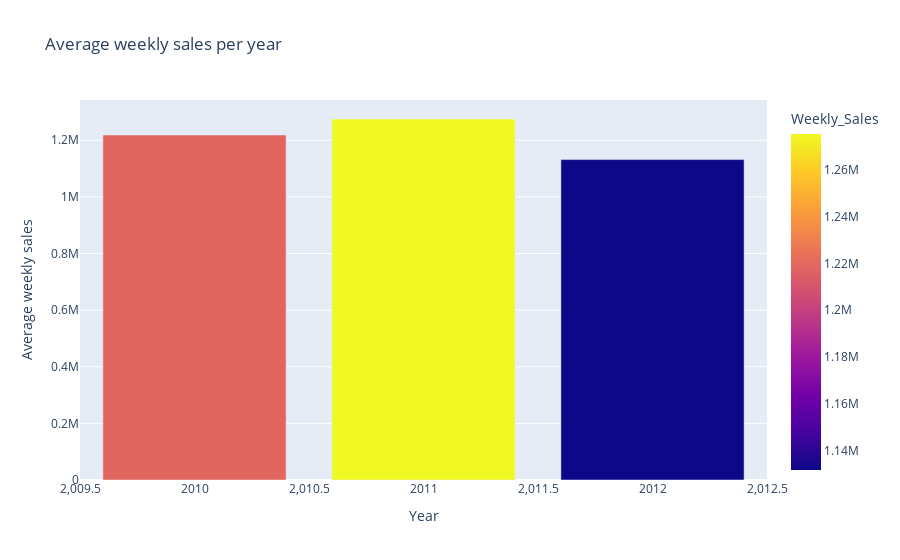

Source (notebook cell):
### Markdown cell above
December is, no surprise, the month where average sales are over 2 million.

### Code cell
# Create a bar graph of the average weekly sale per year
weekly_sales_mean = df1.groupby(['year']).agg({'Weekly_Sales':'mean'})
fig = px.bar(weekly_sales_mean, x=weekly_sales_mean.index, y='Weekly_Sales', title="Average weekly sales per year", color='Weekly_Sales')
fig.update_xaxes(title="Year")
fig.update_yaxes(title="Average weekly sales")
fig.show()

### Figure 1 — Plotly figure (JSON) as saved in the notebook; plotly's stock layout.template omitted (floating-point values rounded to 4 significant figures)
{"data": [{"alignmentgroup": "True", "hovertemplate": "year=%{x}<br>Weekly_Sales=%{marker.color}<extra></extra>", "legendgroup": "", "marker": {"color": [1219000.0, 1275000.0, 1132000.0], "coloraxis": "coloraxis", "pattern": {"shape": ""}}, "name": "", "offsetgroup": "", "orientation": "v", "showlegend": false, "textposition": "auto", "type": "bar", "x": [2010, 2011, 2012], "xaxis": "x", "y": [1219000.0, 1275000.0, 1132000.0], "yaxis": "y"}], "layout": {"barmode": "relative", "coloraxis": {"colorbar": {"title": {"text": "Weekly_Sales"}}, "colorscale": [[0, "#0d0887"], [0.1111, "#46039f"], [0.2222, "#7201a8"], [0.3333, "#9c179e"], [0.4444, "#bd3786"], [0.5556, "#d8576b"], [0.6667, "#ed7953"], [0.7778, "#fb9f3a"], [0.8889, "#fdca26"], [1, "#f0f921"]]}, "legend": {"tracegroupgap": 0}, "title": {"text": "Average weekly sales per year"}, "xaxis": {"anchor": "y", "domain": [0, 1], "title": {"text": "Year"}}, "yaxis": {"anchor": "x", "domain": [0, 1], "title": {"text": "Average weekly sales"}}}}
